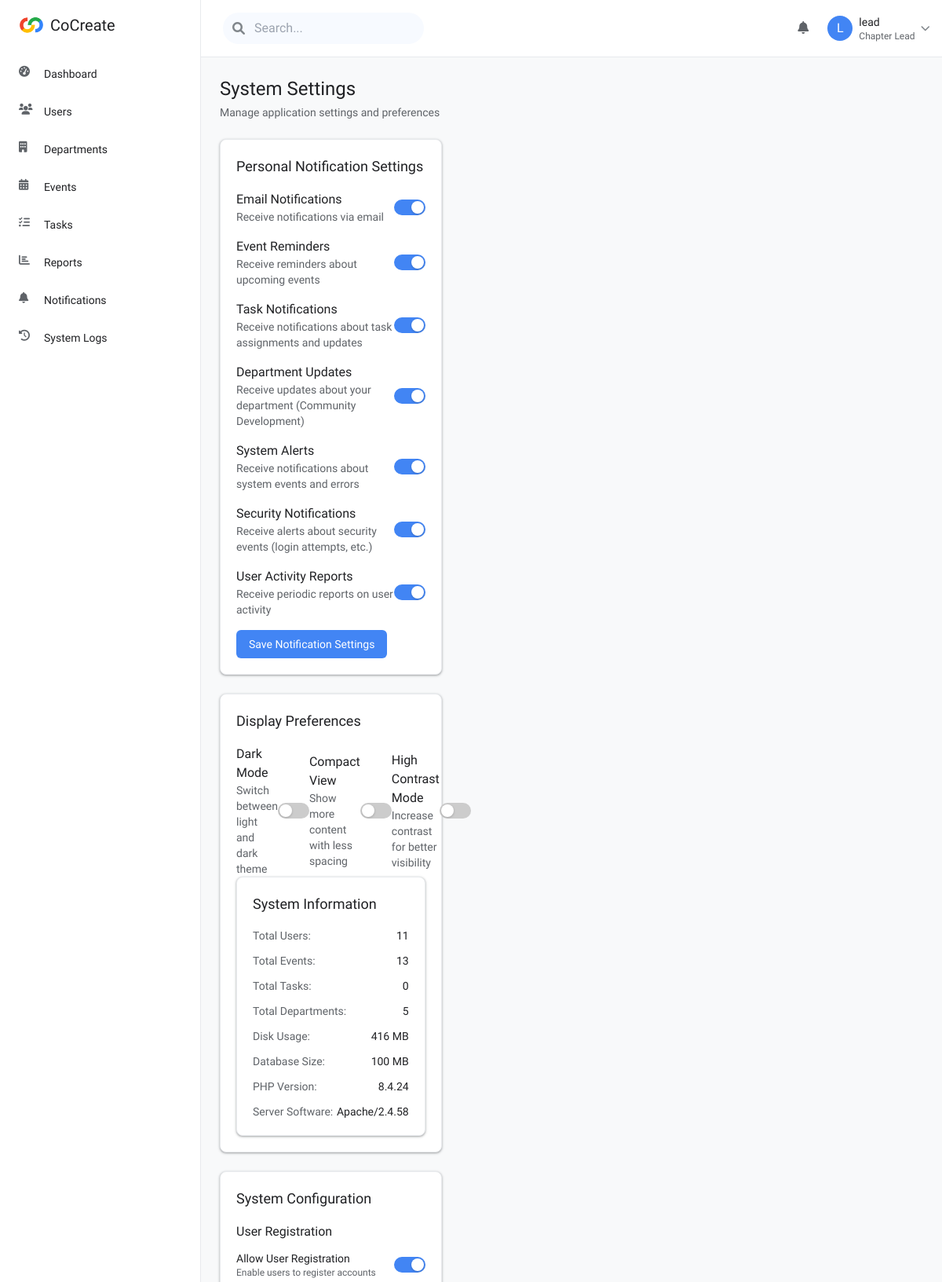
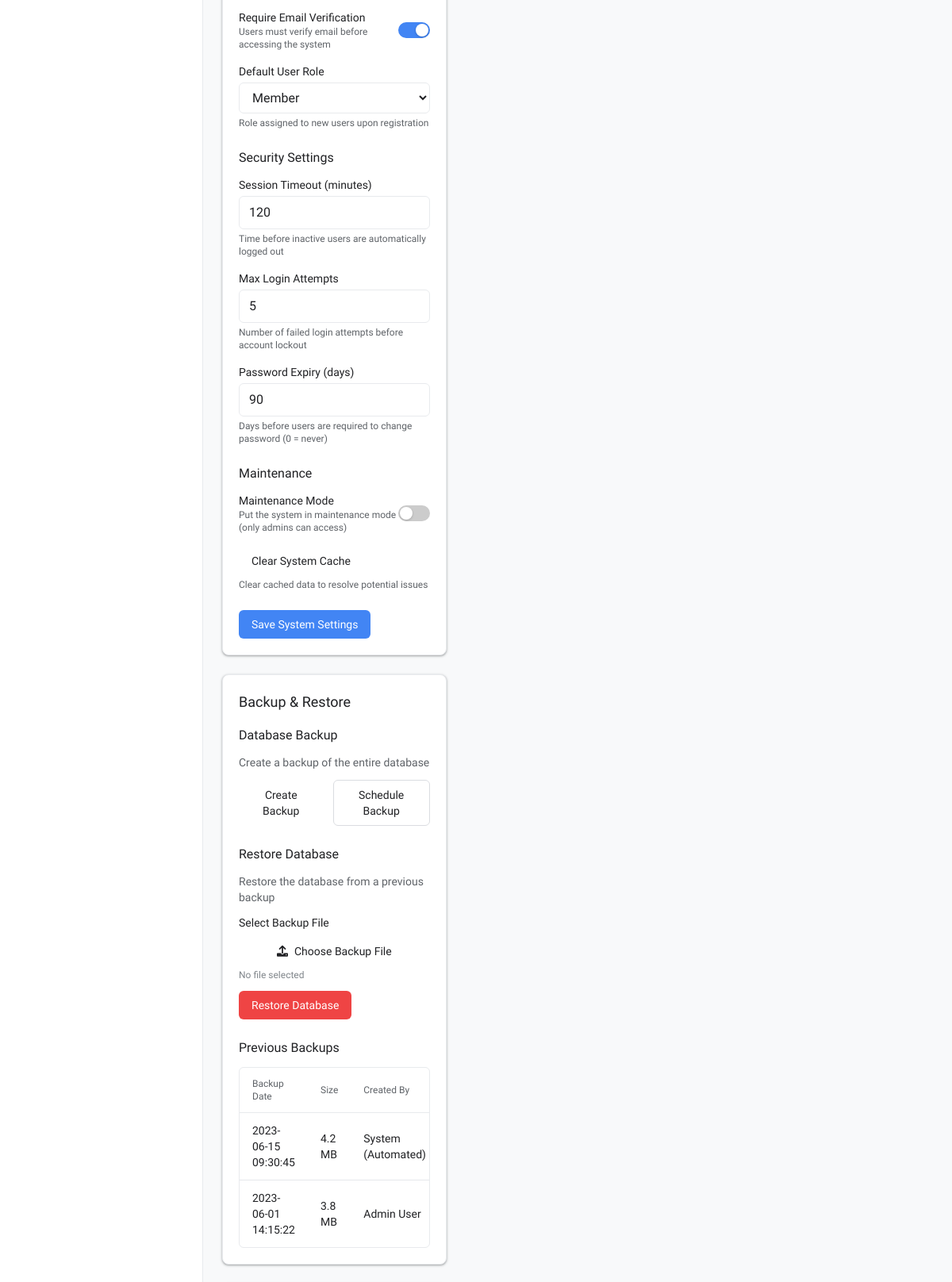
The app's page /router.php?page=lead_settings (signed in, upper part) with its own data (2 pictures, top to bottom).
### tables this page shows
CREATE TABLE `users` (
  `user_id` int(11) NOT NULL,
  `username` varchar(50) NOT NULL,
  `email` varchar(100) NOT NULL,
  `password` varchar(255) NOT NULL,
  `first_name` varchar(50) DEFAULT NULL,
  `last_name` varchar(50) DEFAULT NULL,
  `role_id` int(11) NOT NULL,
  `department_id` int(11) DEFAULT NULL,
  `profile_image` varchar(255) DEFAULT NULL,
  `bio` text DEFAULT NULL,
  `phone` varchar(20) DEFAULT NULL,
  `is_active` tinyint(1) DEFAULT 1,
  `last_login` timestamp NULL DEFAULT NULL,
  `created_at` timestamp NULL DEFAULT current_timestamp(),
  `updated_at` timestamp NULL DEFAULT current_timestamp() ON UPDATE current_timestamp()
);

CREATE TABLE `departments` (
  `department_id` int(11) NOT NULL,
  `name` varchar(100) NOT NULL,
  `description` text DEFAULT NULL,
  `created_at` timestamp NULL DEFAULT current_timestamp(),
  `updated_at` timestamp NULL DEFAULT current_timestamp() ON UPDATE current_timestamp()
);

### router.php (the view, shortened to what the rows shown need)
<?php
require_once 'config/database.php';
require_once 'includes/auth.php';
$auth = new Auth();
$currentUser = $auth->getCurrentUser();
$role_id = $currentUser['role_id'];
$allowed_pages = [];
if ($role_id == ROLE_ADMIN) {
    $allowed_pages = [
        'lead_dashboard' => 'views/lead/dashboard.php',
        'lead_users' => 'views/lead/users.php',
        'lead_departments' => 'views/lead/departments.php',
        'lead_events' => 'views/lead/events.php',
        'lead_tasks' => 'views/lead/tasks.php',
        'lead_reports' => 'views/lead/reports.php',
        'lead_settings' => 'views/lead/settings.php',
        'lead_profile' => 'views/lead/profile.php',
        'lead_notifications' => 'views/lead/notifications.php',
        'lead_logs' => 'views/lead/logs.php',
        '404' => 'views/404.php',
    ];
} else {
    header('Location: login.php');
    exit();
}
$page = $_GET['page'] ?? ($_SESSION['last_page'] ?? array_key_first($allowed_pages));
$file_to_include = $allowed_pages[$page];
?>
<!DOCTYPE html>
<html lang="en">
<head>
    <link href="https://cdn.jsdelivr.net/npm/tailwindcss@2.2.19/dist/tailwind.min.css" rel="stylesheet">
    <link rel="stylesheet" href="https://cdnjs.cloudflare.com/ajax/libs/font-awesome/6.0.0-beta3/css/all.min.css">
    <link rel="stylesheet" href="public/assets/css/theme.css">
</head>
<body>
    <div class="flex h-screen">
        <aside class="sidebar h-full flex flex-col" id="sidebar">
            <div class="px-6 py-4 flex items-center">
                <h1 class="text-xl font-medium" style="color: var(--color-text-primary);"><?php echo APP_NAME; ?></h1>
            </div>
        </aside>
        <div class="flex-1 flex flex-col overflow-hidden">
            <?php include_once 'includes/topnav.php'; ?>
            <main class="content-area flex-1 p-6">
                <?php
                if (file_exists($file_to_include)) {
                    include_once $file_to_include;
                } else {
                    echo "Error: File not found.";
                }
                ?>
            </main>
        </div>
    </div>
</body>
</html>

### includes/topnav.php (shortened to what the rows shown need)
<?php
$currentUser = $_SESSION['user'] ?? null;
?>
<header class="flex-shrink-0 border-b" style="border-color: var(--color-border-light); background-color: var(--color-surface);">
    <div class="flex items-center justify-between p-4">
        <div class="flex items-center space-x-4">
            <div class="relative">
                <button id="user-menu-button" class="flex items-center space-x-2 focus:outline-none">
                    <div class="w-8 h-8 rounded-full overflow-hidden bg-gray-200">
                        <?php if (!empty($profile['profile_image'])): ?>
                            <img src="<?php echo htmlspecialchars($profile['profile_image']); ?>" alt="Profile Image" class="w-24 h-24 rounded-full object-cover mb-4">
                        <?php else: ?>
                            <div class="w-full h-full flex items-center justify-center" style="background-color: #4285F4; color: white;">
                                <span><?php echo strtoupper(substr($currentUser['username'] ?? 'U', 0, 1)); ?></span>
                            </div>
                        <?php endif; ?>
                    </div>
                    <div class="hidden md:block text-left">
                        <p class="text-sm font-medium" style="color: var(--color-text-primary);">
                            <?php echo htmlspecialchars($currentUser['username'] ?? 'User'); ?>
                        </p>
                        <p class="text-xs" style="color: var(--color-text-secondary);">
                            <?php
                            $role_id = $currentUser['role_id'] ?? 0;
                            $roleDisplay = 'User';
                            if ($role_id == 1) {
                                $roleDisplay = 'Chapter Lead';
                            } elseif ($role_id == 2) {
                                $roleDisplay = 'Department Lead';
                            } elseif ($role_id == 3) {
                                $roleDisplay = 'Officer';
                            } elseif ($role_id == 4) {
                                $roleDisplay = 'Member';
                            }
                            echo htmlspecialchars($roleDisplay);
                            ?>
                        </p>
                    </div>
                </button>
            </div>
        </div>
    </div>
</header>

### views/lead/settings.php (shortened to what the rows shown need)
<?php
$database = new Database();
$conn = $database->getConnection();
$user_id = $_SESSION['user_id'];
$settings = [
    'email_notifications' => 1,
    'event_reminders' => 1,
    'task_notifications' => 1,
    'department_updates' => 1,
    'system_alerts' => 1,
    'security_notifications' => 1,
    'user_activity_reports' => 1
];
$departmentInfo = null;
try {
  $query = "SELECT u.department_id, d.name as department_name
            FROM users u
            LEFT JOIN departments d ON u.department_id = d.department_id
            WHERE u.user_id = ?";
  $stmt = $conn->prepare($query);
  $stmt->bindParam(1, $user_id, PDO::PARAM_INT);
  $stmt->execute();
  $departmentInfo = $stmt->fetch(PDO::FETCH_ASSOC);
} catch (PDOException $e) {
  error_log("Database error: " . $e->getMessage());
}
?>
<div class="mb-6">
  <h1 class="text-2xl font-normal mb-1" style="color: var(--color-text-primary);">System Settings</h1>
</div>
<div class="grid grid-cols-1 lg:grid-cols-3 gap-6">
  <div class="lg:col-span-1">
      <div class="google-card p-5 mb-6">
          <h2 class="text-lg font-medium mb-4" style="color: var(--color-text-primary);">Personal Notification Settings</h2>
          <form method="post" action="" id="personalSettingsForm">
              <div class="space-y-4">
                  <?php if ($departmentInfo && $departmentInfo['department_id']): ?>
                  <div class="flex items-center justify-between">
                      <div>
                          <h3 class="text-md font-medium" style="color: var(--color-text-primary);">Department Updates</h3>
                          <p class="text-sm" style="color: var(--color-text-secondary);">Receive updates about your department (<?php echo htmlspecialchars($departmentInfo['department_name']); ?>)</p>
                      </div>
                      <div class="toggle-wrapper">
                          <div class="toggle-switch" onclick="toggleSetting('department_updates')" title="Toggle department updates">
                              <div class="toggle-track" id="track_department_updates" data-active="<?php echo isset($settings['department_updates']) && $settings['department_updates'] ? 'true' : 'false'; ?>">
                                  <div class="toggle-thumb"></div>
                              </div>
                          </div>
                      </div>
                  </div>
                  <?php endif; ?>
              </div>
          </form>
      </div>
      <div class="google-card p-5 mb-6">
          <h2 class="text-lg font-medium mb-4" style="color: var(--color-text-primary);">Display Preferences</h2>
        <div class="google-card p-5">
            <h2 class="text-lg font-medium mb-4" style="color: var(--color-text-primary);">System Information</h2>
        </div>
    </div>
    <div class="lg:col-span-2">
        <div class="google-card p-5 mb-6">
            <h2 class="text-lg font-medium mb-4" style="color: var(--color-text-primary);">System Configuration</h2>
        </div>
        <div class="google-card p-5 mb-6">
            <h2 class="text-lg font-medium mb-4" style="color: var(--color-text-primary);">Backup & Restore</h2>
            <div class="space-y-6">
                <div>
                    <div class="border rounded-md" style="border-color: var(--color-border-light);">
                        <div class="overflow-x-auto">
                            <table class="min-w-full divide-y" style="border-color: var(--color-border-light);">
                                <thead>
                                    <tr style="background-color: var(--color-surface-variant);">
                                        <th class="px-4 py-3 text-left text-xs font-medium" style="color: var(--color-text-secondary);">Backup Date</th>
                                        <th class="px-4 py-3 text-left text-xs font-medium" style="color: var(--color-text-secondary);">Size</th>
                                        <th class="px-4 py-3 text-left text-xs font-medium" style="color: var(--color-text-secondary);">Created By</th>
                                    </tr>
                                </thead>
                            </table>
                        </div>
                    </div>
                </div>
            </div>
        </div>
    </div>
</div>

### records on screen
users: username "L", username "lead", role "Chapter Lead", department.name "Community Development"

### other values on screen
APP_NAME "CoCreate"
$item['name'] "Dashboard"
$item['name'] "Users"
$item['name'] "Departments"
$item['name'] "Events"
$item['name'] "Tasks"
$item['name'] "Reports"
$item['name'] "Notifications"
$item['name'] "System Logs"
$systemStats['total_users'] "11"
$systemStats['total_events'] "13"
$systemStats['total_tasks'] "0"
$systemStats['total_departments'] "5"
$systemStats['disk_usage'] "416 MB"
$systemStats['database_size'] "100 MB"
